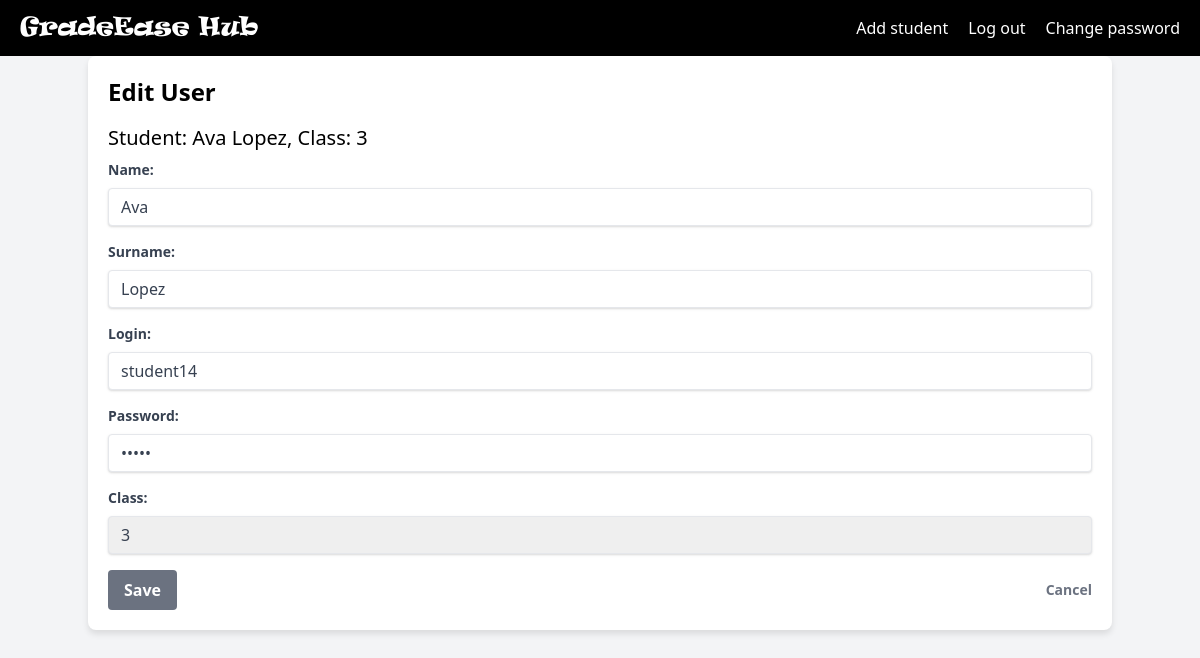
The page /pages/edit.php?student_id=35 (signed in) on the database its author committed.
### tables this page shows
CREATE TABLE `students` (
  `student_id` int(11) NOT NULL,
  `user_id` int(11) NOT NULL,
  `class` varchar(50) NOT NULL
);

CREATE TABLE `users` (
  `user_id` int(11) NOT NULL,
  `login` varchar(50) NOT NULL,
  `password` varchar(255) NOT NULL,
  `name` varchar(50) NOT NULL,
  `surname` varchar(50) NOT NULL,
  `role_as` tinyint(4) NOT NULL DEFAULT 0,
  `date_of_birth` date DEFAULT NULL,
  `created_at` timestamp NOT NULL DEFAULT current_timestamp()
);

### pages/edit.php (the view, shortened to what this page needs)
<?php
include_once "../scripts/connect.php";
$user_id = $_GET['student_id'];
$sql_student = "
    SELECT users.name, users.surname, users.login, students.class
    FROM users
    INNER JOIN students ON users.user_id = students.user_id
    WHERE users.user_id = :user_id
";
$stmt_student = $conn->prepare($sql_student);
$stmt_student->bindParam(':user_id', $user_id, PDO::PARAM_INT);
$stmt_student->execute();
$student = $stmt_student->fetch(PDO::FETCH_ASSOC);
?>
<!DOCTYPE html>
<html lang="en">
<head>
    <link href="https://cdn.jsdelivr.net/npm/tailwindcss@2.2.19/dist/tailwind.min.css" rel="stylesheet">
    <link rel="stylesheet" href="../css/student.css">
</head>
<body>
    <div class="navbar">
    <div class="navbar-brand">
            <a href="admin.php" class="text-white">GradeEase Hub</a>
        </div>
        <div class="navbar-links">
            <a href="addstudent.php">Add student</a>
            <a href="../scripts/logout.php">Log out</a>
            <a href="change_passw.php">Change password</a>
        </div>
    </div>
    <div class="container mx-auto p-4">
        <h1 class="text-2xl font-bold mb-4">Edit User</h1>
        <div>
            <h2 class="text-xl mb-2">Student: <?php echo htmlspecialchars($student['name'] . ' ' . $student['surname']); ?>, Class: <?php echo htmlspecialchars($student['class']); ?></h2>
            <form action="edit.php?student_id=<?php echo htmlspecialchars($user_id); ?>" method="POST">
                <div class="mb-4">
                    <label for="name" class="block text-gray-700 text-sm font-bold mb-2">Name:</label>
                    <input type="text" id="name" name="name" value="<?php echo htmlspecialchars($student['name']); ?>" class="shadow appearance-none border rounded w-full py-2 px-3 text-gray-700 leading-tight focus:outline-none focus:shadow-outline">
                </div>
                <div class="mb-4">
                    <label for="surname" class="block text-gray-700 text-sm font-bold mb-2">Surname:</label>
                    <input type="text" id="surname" name="surname" value="<?php echo htmlspecialchars($student['surname']); ?>" class="shadow appearance-none border rounded w-full py-2 px-3 text-gray-700 leading-tight focus:outline-none focus:shadow-outline">
                </div>
                <div class="mb-4">
                    <label for="login" class="block text-gray-700 text-sm font-bold mb-2">Login:</label>
                    <input type="text" id="login" name="login" value="<?php echo htmlspecialchars($student['login']); ?>" class="shadow appearance-none border rounded w-full py-2 px-3 text-gray-700 leading-tight focus:outline-none focus:shadow-outline">
                </div>
                <div class="mb-4">
                    <label for="password" class="block text-gray-700 text-sm font-bold mb-2">Password:</label>
                    <input type="password" id="password" name="password" value="12345" class="shadow appearance-none border rounded w-full py-2 px-3 text-gray-700 leading-tight focus:outline-none focus:shadow-outline">
                </div>
                <div class="mb-4">
                    <label for="class" class="block text-gray-700 text-sm font-bold mb-2">Class:</label>
                    <select id="class" name="class" class="shadow appearance-none border rounded w-full py-2 px-3 text-gray-700 leading-tight focus:outline-none focus:shadow-outline">
                        <?php for ($i = 1; $i <= 8; $i++) { ?>
                            <option value="<?php echo $i; ?>" <?php echo ($student['class'] == $i) ? 'selected' : ''; ?>><?php echo $i; ?></option>
                        <?php } ?>
                    </select>
                </div>
                <div class="flex items-center justify-between">
                <button class="bg-gray-500 hover:bg-gray-700 text-white font-bold py-2 px-4 rounded">Save</button>
                <a href="admin.php" class="inline-block align-baseline font-bold text-sm text-gray-500 hover:text-gray-700">Cancel</a>
                </div>
            </form>
        </div>
    </div>
</body>
</html>

### css/student.css (style rules this page uses)
body { background-color: #f3f4f6; }
.container { background-color: #ffffff; padding: 20px; border-radius: 8px; box-shadow: 0 4px 6px rgba(0, 0, 0, 0.1); }
.navbar { background-color: #000000; color: #ffffff; padding: 10px 20px; display: flex; justify-content: space-between; align-items: center; }
.navbar-brand { font-family: 'Ravie', sans-serif; font-size: 1.5rem; font-weight:lighter; }
.navbar-links { display: flex; gap: 20px; }
.navbar-links a { color: #ffffff; text-decoration: none; font-size: 1rem; }

### rows shown on the page
students: user.surname "Ava Lopez", class "3", name "Ava", surname "Lopez", login "student14"
